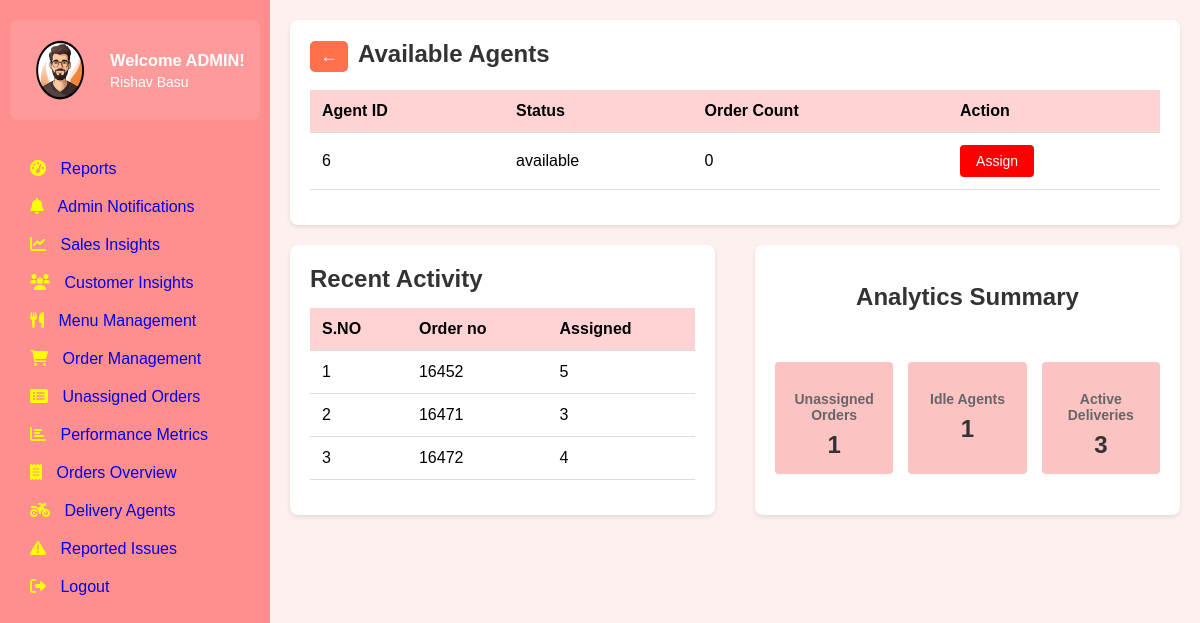
Page /assign-dashboard/1 (signed in) on the committed database.
### tables this page shows
CREATE TABLE Delivery_agents (
        id INTEGER PRIMARY KEY,
        name TEXT NOT NULL,
        status TEXT NOT NULL,
        FOREIGN KEY (id) REFERENCES Users(user_id),
        FOREIGN KEY (name) REFERENCES Users(full_name)
    );

### app.py (the view)
@app.route('/assign-dashboard/<int:order_id>')
def agent_assignment_dashboard(order_id):
    if not is_admin():
        flash('Access denied. Admins only.', 'error')
        return redirect(url_for('signin'))
    db = get_db_connection()
    cur = db.cursor()
    cur.execute('''SELECT da.*,
    COALESCE((SELECT COUNT(*)
        FROM Delivery d
        WHERE d.Delivery_Agent_ID = da.id AND date(d.Delivery_time) = date('now')), 0) as today_orders
    FROM Delivery_agents da
    WHERE da.status = 'available';''')
    order_count = cur.fetchall()
    agents = [{"id":count[0], "name":count[1], "status":count[2], "order_count":count[3]}
                   for count in order_count]
    cur.execute("""
        SELECT d.order_id, d.delivery_agent_id
        FROM Delivery d WHERE Status='Assigned'
        ORDER BY d.pickup_time DESC LIMIT 5
    """)
    recent_activities = cur.fetchall()
    recent_activities = [
        {"S_No": i + 1, "order_id": activity[0], "agent_id": activity[1] or "Unassigned"}
        for i, activity in enumerate(recent_activities)
    ]
    cur.execute("SELECT COUNT(*) FROM Delivery WHERE status = 'Unassigned'")
    unassigned_orders = cur.fetchone()[0]
    cur.execute("SELECT COUNT(*) FROM Delivery_agents WHERE status = 'available'")
    idle_agents = cur.fetchone()[0]
    cur.execute("SELECT COUNT(*) FROM Delivery WHERE status IN ('Assigned', 'Out for delivery')")
    active_deliveries = cur.fetchone()[0]
    analytics_summary = {
        'unassigned_orders': unassigned_orders,
        'idle_agents': idle_agents,
        'active_deliveries': active_deliveries
    }
    return render_template(
        'order_assignment.html',
        agents=agents,
        recent_activities=recent_activities,
        analytics_summary=analytics_summary,
        order_id=order_id
    )

### app.py (called while the page is built)
def is_admin():
    user_email = session.get('user')
    if not user_email:
        print("No user in session")
        return False
    conn = get_db()
    cursor = conn.cursor()
    cursor.execute('SELECT is_admin FROM Users WHERE email = ?', (user_email,))
    user = cursor.fetchone()
    conn.close()
    if user:
        print(f"User {user_email} is {'an admin' if user['is_admin'] == 1 else 'not an admin'}")
    return user and user['is_admin'] == 1

@app.teardown_appcontext
def close_connection(exception):
    db = getattr(g, '_database', None)
    if db is not None:
        db.close()

def get_db():
    conn = sqlite3.connect('existing_database.db')
    conn.row_factory = sqlite3.Row
    return conn

def get_db_connection():
    conn = sqlite3.connect("existing_database.db")
    conn.row_factory = sqlite3.Row
    return conn

### templates/order_assignment.html (shortened to what this page needs)
{% extends 'base.html' %}
{% block extra_css %}
<link rel="stylesheet" href="{{ url_for('static', filename='css/order_assignment.css') }}">
{% endblock %}
{% block content %}
<div class="section-box agents-section">
    <button class="back-btn" onclick="window.history.back()">←</button><span class="order-title"><b>Available Agents</b></span>
    <br><br>
    <table class="agents-table">
        <thead>
            <tr>
                <th>Agent ID</th>
                <th>Status</th>
                <th>Order Count</th>
                <th>Action</th>
            </tr>
        </thead>
        <tbody>
            {% for agent in agents %}
            <tr>
                <td>{{ agent.id }}</td>
                <td>{{ agent.status }}</td>
                <td>{{agent.order_count}}</td>
                <td>
                    <form method="POST" action="{{ url_for('assign_agent', order_id=order_id, agent_id=agent.id) }}"
                       data-order-id="{{ order_id }}" data-agent-id="{{ agent.id }}">
                       <button type="button" class="assign-btn">Assign</button>
                    </form>
                </td>
            </tr>
            {% endfor %}
        </tbody>
    </table>
</div>
<div class="bottom-sections">
    <div class="section-box recent-activity">
        <h2>Recent Activity</h2>
        <table>
            <thead>
                <tr>
                    <th>S.NO</th>
                    <th>Order no</th>
                    <th>Assigned</th>
                </tr>
            </thead>
            <tbody>
                {% for activity in recent_activities %}
                <tr>
                    <td>{{ activity.S_No }}</td>
                    <td>{{ activity.order_id }}</td>
                    <td>{{ activity.agent_id or 'Unassigned' }}</td>
                </tr>
                {% endfor %}
            </tbody>
        </table>
    </div>
    <div class="section-box analytics-summary">
        <br><h2 style="text-align: center;">Analytics Summary</h2><br><br>
        <div class="analytics-grid">
            <div class="analytics-item">
                <h3>Unassigned Orders</h3>
                <p>{{ analytics_summary.unassigned_orders }}</p>
            </div>
            <div class="analytics-item">
                <h3>Idle Agents</h3>
                <p>{{ analytics_summary.idle_agents }}</p>
            </div>
            <div class="analytics-item">
                <h3>Active Deliveries</h3>
                <p>{{ analytics_summary.active_deliveries }}</p>
            </div>
        </div>
    </div>
</div>
{% endblock %}

### static/css/order_assignment.css (style rules this page uses)
.section-box { background-color: white; padding: 20px; border-radius: 8px; box-shadow: 0 2px 4px rgba(0, 0, 0, 0.1); margin-bottom: 20px; margin-left: 20px; }
.section-box h2 { margin-bottom: 15px; color: #333; }
.back-btn { font-size: 18px; padding: 5px 10px; cursor: pointer; background-color: #ff704d; color: white; border: none; border-radius: 5px; }
.order-title { font-size: 24px; color: #333; margin-left: 10px; }
table { width: 100%; border-collapse: collapse; margin-bottom: 15px; }
th, td { padding: 12px; text-align: left; border-bottom: 1px solid #ddd; }
th { background-color: #FFD3D3; font-weight: bold; }
.assign-btn { background-color: #FF0000; color: white; border: none; padding: 8px 16px; border-radius: 4px; cursor: pointer; font-size: 14px; }
.bottom-sections { display: flex; gap: 20px; margin-bottom: 20px; }
.recent-activity, .analytics-summary { flex: 1; }
.analytics-grid { display: grid; grid-template-columns: repeat(3, 1fr); gap: 15px; text-align: center; }
.analytics-item { padding: 15px; background-color: #fcc3c3; border-radius: 4px; }
.analytics-item h3 { font-size: 14px; margin-bottom: 8px; color: #666; }
.analytics-item p { font-size: 24px; font-weight: bold; color: #333; }

### static/css/base.css (style rules this page uses)
body, h1, p, ul, li { margin: 0; padding: 0; list-style: none; box-sizing: border-box; }
h2 { margin-top: 0; font-size: 24px; }
body { font-family: Arial, sans-serif; background: #ffe6e698; }

### rows in the picture
Delivery_agents: id "6", status "available", order_count "0"

### other values in the picture
{{ activity.S_No }} "1" "2" "3"
{{ activity.order_id }} "16452" "16471" "16472"
{{ activity.agent_id or 'Unassigned' }} "5" "3" "4"
{{ analytics_summary.unassigned_orders }} "1"
{{ analytics_summary.idle_agents }} "1"
{{ analytics_summary.active_deliveries }} "3"
